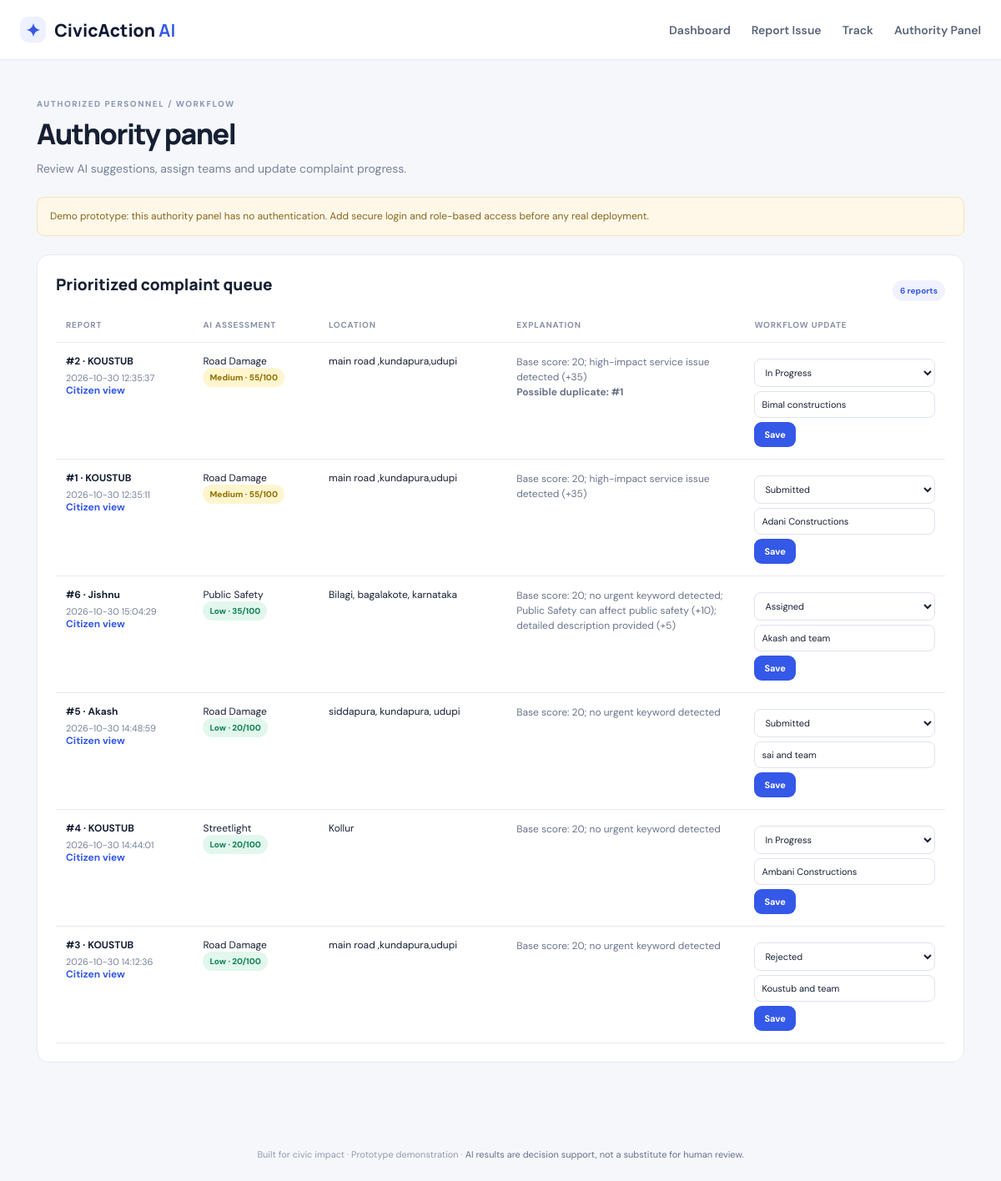
The page /admin on the database its author committed.
### tables this page shows
CREATE TABLE complaints (
                id INTEGER PRIMARY KEY AUTOINCREMENT,
                citizen_name TEXT NOT NULL,
                description TEXT NOT NULL,
                category TEXT NOT NULL,
                location TEXT NOT NULL,
                latitude REAL,
                longitude REAL,
                image TEXT,
                summary TEXT NOT NULL,
                priority TEXT NOT NULL,
                priority_score INTEGER NOT NULL,
                priority_reason TEXT NOT NULL,
                duplicate_of INTEGER,
                status TEXT NOT NULL DEFAULT 'Submitted',
                assigned_to TEXT DEFAULT '',
                created_at TEXT NOT NULL,
                updated_at TEXT NOT NULL
            );

### app.py (the view)
@app.route("/admin")
def admin():
    with get_db() as db:
        complaints = db.execute("SELECT * FROM complaints ORDER BY CASE priority WHEN 'Critical' THEN 1 WHEN 'High' THEN 2 WHEN 'Medium' THEN 3 ELSE 4 END, id DESC").fetchall()
    return render_template("admin.html", complaints=complaints)

### app.py (called while the page is built)
def get_db():
    conn = sqlite3.connect(DB_PATH)
    conn.row_factory = sqlite3.Row
    return conn

### templates/admin.html (shortened to what this page needs)
{% extends "base.html" %}
{% block content %}
<div class="page-head"><p class="eyebrow">AUTHORIZED PERSONNEL / WORKFLOW</p><h1>Authority panel</h1><p>Review AI suggestions, assign teams and update complaint progress.</p></div>
<div class="notice warning">Demo prototype: this authority panel has no authentication. Add secure login and role-based access before any real deployment.</div>
<section class="panel"><div class="panel-heading"><h2>Prioritized complaint queue</h2><span class="tag">{{ complaints|length }} reports</span></div>
{% if complaints %}<div class="table-wrap"><table><thead><tr><th>Report</th><th>AI assessment</th><th>Location</th><th>Explanation</th><th>Workflow update</th></tr></thead><tbody>
{% for c in complaints %}<tr><td><b>#{{ c.id }} · {{ c.citizen_name }}</b><small class="cell-sub">{{ c.created_at }}</small><a href="{{ url_for('track', complaint_id=c.id) }}">Citizen view</a></td><td>{{ c.category }}<br><span class="priority {{ c.priority|lower }}">{{ c.priority }} · {{ c.priority_score }}/100</span></td><td>{{ c.location }}</td><td class="reason">{{ c.priority_reason }}{% if c.duplicate_of %}<br><b>Possible duplicate: #{{ c.duplicate_of }}</b>{% endif %}</td><td><form class="inline-form" method="POST" action="{{ url_for('update_complaint', complaint_id=c.id) }}"><select name="status">{% for s in ['Submitted','Under Review','Assigned','In Progress','Resolved','Rejected'] %}<option {% if c.status == s %}selected{% endif %}>{{ s }}</option>{% endfor %}</select><input name="assigned_to" placeholder="Assigned team" value="{{ c.assigned_to }}"><button class="btn small primary">Save</button></form></td></tr>{% endfor %}
</tbody></table></div>{% else %}<div class="empty">No reports to review yet.</div>{% endif %}
</section>
{% endblock %}

### static/css/style.css (style rules this page uses)
:root { --bg:#f5f7fb;--ink:#172033;--muted:#778197;--line:#e7eaf1;--blue:#3458e8;--navy:#111a35;--green:#12845b }
* { box-sizing:border-box }
body { margin:0;background:var(--bg);color:var(--ink);font-family:'DM Sans',sans-serif;font-size:14px }
.topbar nav a:hover,.text-link,a { color:var(--blue) }
.eyebrow { font-size:10px;letter-spacing:1.5px;font-weight:800;color:#8b98b5;margin:0 0 10px }
.hero h1,.page-head h1 { font:800 42px/1.12 Manrope;margin:0 0 14px;letter-spacing:-1.5px }
.btn { display:inline-flex;align-items:center;justify-content:center;border:0;border-radius:9px;padding:12px 17px;font:700 13px 'DM Sans';text-decoration:none;cursor:pointer }
.primary { background:var(--blue);color:white }
.stat,.panel { background:#fff;border:1px solid var(--line);border-radius:15px;padding:22px }
.panel { margin-bottom:18px }
.panel h2 { font:750 19px Manrope;margin:0 0 17px }
.panel-heading { display:flex;justify-content:space-between;align-items:center;gap:12px }
.panel-heading h2 { margin:0 0 15px }
.tag { background:#f0f2ff;color:var(--blue);padding:6px 9px;border-radius:20px;font-size:10px;font-weight:700 }
.table-wrap { overflow-x:auto }
table { width:100%;border-collapse:collapse;text-align:left;font-size:12px }
th { color:#8992a5;font-size:10px;text-transform:uppercase;letter-spacing:.8px }
td,th { padding:14px 12px;border-bottom:1px solid var(--line);vertical-align:top }
td a { font-weight:700;text-decoration:none }
.cell-sub { display:block;color:var(--muted);font-size:11px;margin-top:5px;max-width:220px }
.priority { display:inline-block;padding:5px 8px;border-radius:20px;font-size:10px;font-weight:800;background:#edf0f6;color:#677187 }
.priority.medium { background:#fff5cf;color:#927000 }
.priority.low { background:#e2f7ed;color:#138256 }
.page-head { margin:10px 0 25px }
.page-head h1 { font-size:34px }
.page-head>p:last-child { color:var(--muted) }
.form-grid input,.form-grid select,.form-grid textarea,.track-search input,.inline-form input,.inline-form select { display:block;width:100%;margin-top:8px;padding:12px;border:1px solid #dfe3ec;border-radius:8px;font:13px 'DM Sans';color:var(--ink);background:white }
.notice { background:#f0f4ff;border:1px solid #dfe5ff;border-radius:9px;padding:13px 15px;color:#53618a;font-size:12px;line-height:1.6;margin:22px 0 }
.notice.warning { background:#fff8e9;border-color:#f6e4b7;color:#86651e }
.inline-form { min-width:170px }
.inline-form input,.inline-form select { padding:8px;margin:5px 0;font-size:11px }
.small { padding:8px 12px;font-size:11px }
.reason { max-width:230px;color:#69748a;line-height:1.5 }

### rows shown on the page
complaints: id "2", citizen_name "KOUSTUB", created_at "2026-10-30 12:35:37", category "Road Damage", priority "Medium", priority_score "55", location "main road ,kundapura,udupi", priority_reason "Base score: 20; high-impact service issue detected (+35)", duplicate_of "1", status "In Progress", assigned_to "Bimal constructions"
complaints: id "1", citizen_name "KOUSTUB", created_at "2026-10-30 12:35:11", category "Road Damage", priority "Medium", priority_score "55", location "main road ,kundapura,udupi", priority_reason "Base score: 20; high-impact service issue detected (+35)", status "Submitted", assigned_to "Adani Constructions"
complaints: id "6", citizen_name "Jishnu", created_at "2026-10-30 15:04:29", category "Public Safety", priority "Low", priority_score "35", location "Bilagi, bagalakote, karnataka", priority_reason "Base score: 20; no urgent keyword detected; Public Safety can affect public safety (+10); detailed description provided (+5)", status "Assigned", assigned_to "Akash and team"
complaints: id "5", citizen_name "Akash", created_at "2026-10-30 14:48:59", category "Road Damage", priority "Low", priority_score "20", location "siddapura, kundapura, udupi", priority_reason "Base score: 20; no urgent keyword detected", status "Submitted", assigned_to "sai and team"
complaints: id "4", citizen_name "KOUSTUB", created_at "2026-10-30 14:44:01", category "Streetlight", priority "Low", priority_score "20", location "Kollur", priority_reason "Base score: 20; no urgent keyword detected", status "In Progress", assigned_to "Ambani Constructions"
complaints: id "3", citizen_name "KOUSTUB", created_at "2026-10-30 14:12:36", category "Road Damage", priority "Low", priority_score "20", location "main road ,kundapura,udupi", priority_reason "Base score: 20; no urgent keyword detected", status "Rejected", assigned_to "Koustub and team"

### other values the page prints
{{ complaints|length }} "6"
